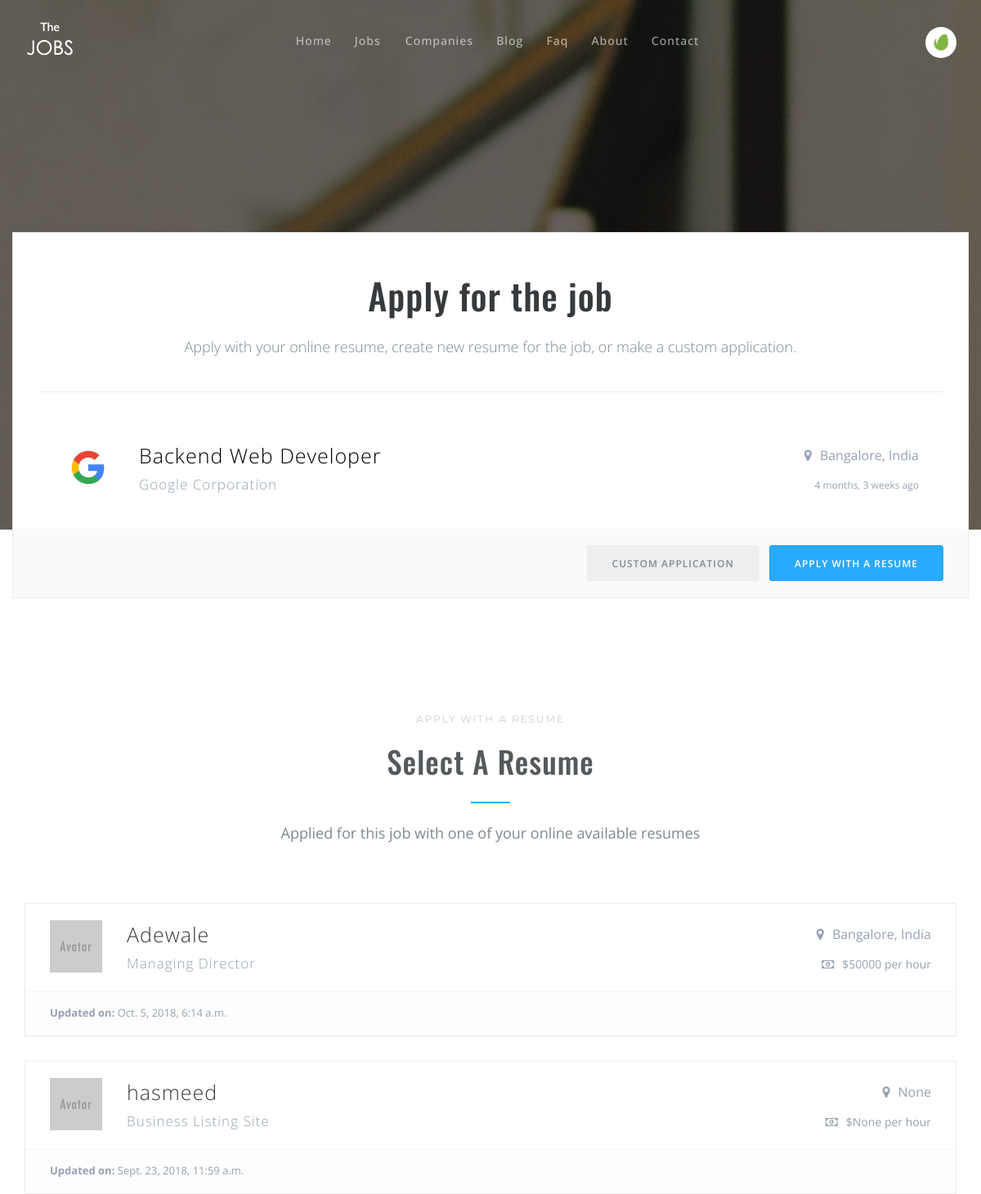
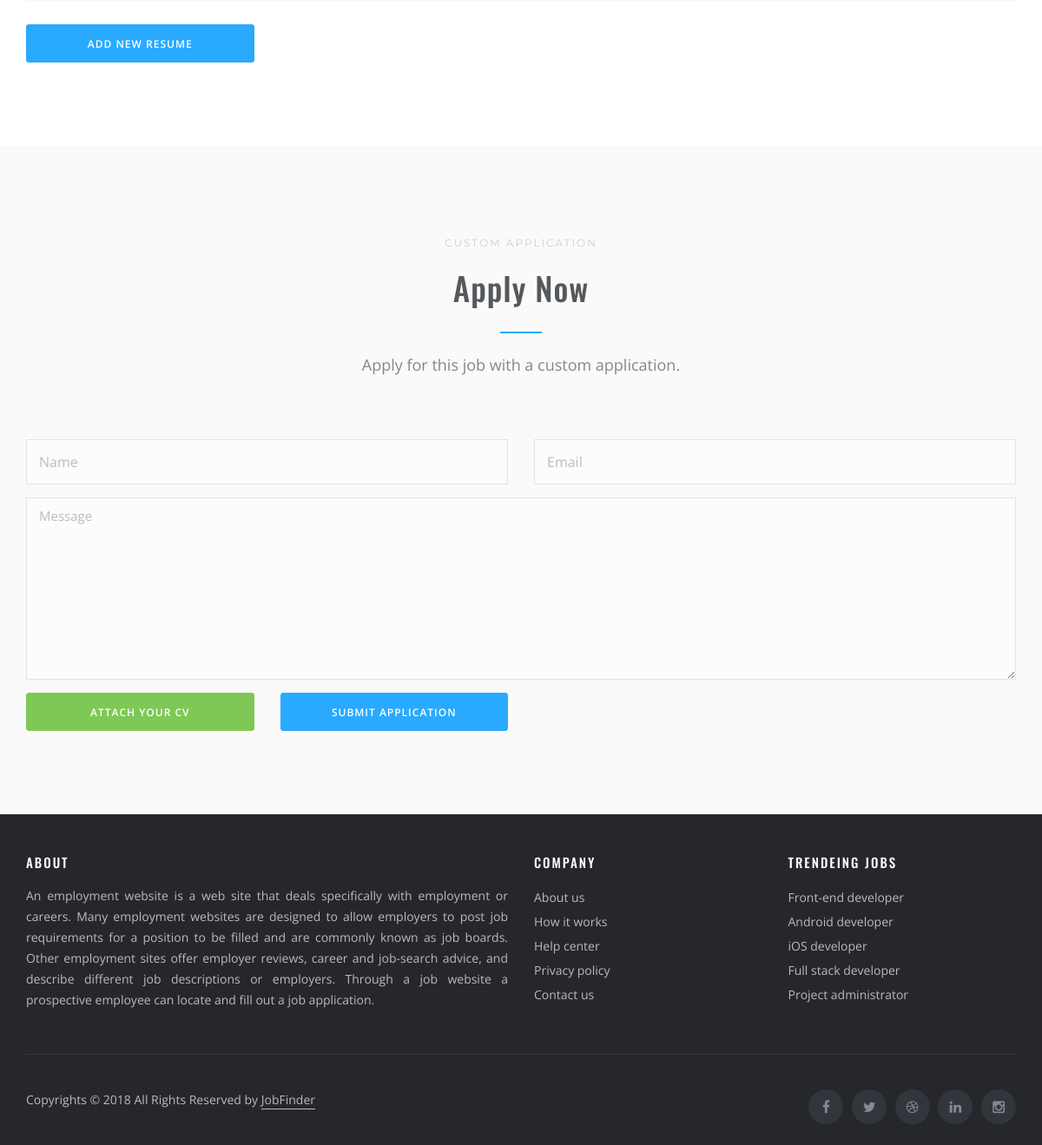
Screenshot of /job/application/backend-web-developer (signed in) with the database file from the repository (2 pictures, top to bottom).
### JobFinderWeb/models.py (models this page shows, shortened)
class CommonInfo(models.Model):
    IsActive = models.BooleanField(default=True)
    IsDeleted = models.BooleanField(default=False)
    timestamp   = models.DateTimeField(auto_now_add=True)
    updated     = models.DateTimeField(auto_now=True)
    class Meta:
        abstract = True

class Job(CommonInfo):
    jobtitle = models.CharField(max_length = 120, null=True, blank=True)
    Company = models.ForeignKey(Company, on_delete=models.CASCADE)
    shortdescription = models.TextField(null=True, blank=True)
    applicationurl = models.TextField(null=True, blank=True)
    location = models.CharField(max_length = 120, null=True, blank=True)
    workinghour = models.CharField(max_length = 120, null=True, blank=True)
    yearsofexperience = models.CharField(max_length = 120, null=True, blank=True)
    salary = models.CharField(max_length = 120, null=True, blank=True)
    degree = models.CharField(max_length = 120, null=True, blank=True)
    timetype = models.CharField(max_length = 120, null=True, blank=True) # partime, full time
    description = models.TextField(null=True, blank=True)
    jobstatus = models.CharField(max_length=50, null=True, blank=True)
    category = models.CharField(max_length = 120, null = True, blank = True)
    slug = models.SlugField(null = True, blank = True)
    user = models.ForeignKey(Identity, on_delete=models.CASCADE)
    height_field = models.IntegerField(default=0, null=True, blank=True)
    width_field = models.IntegerField(default=0, null=True, blank=True)
    coverimage = models.ImageField(null=True, upload_to='jobcoverimge', blank=True, height_field='height_field', width_field='width_field')

class Company(CommonInfo):
    provider = models.ForeignKey(Provider, on_delete=models.CASCADE)
    companyname = models.CharField(max_length = 120, null=True, blank=True)
    headline = models.CharField(max_length = 120, null=True, blank=True)
    shortdescription = models.TextField(null=True, blank=True)
    location = models.CharField(max_length = 120, null=True, blank=True)
    founded = models.CharField(max_length = 120,null=True, blank=True)
    no_of_employees = models.CharField(max_length = 120, null=True, blank=True)
    companydetails = models.TextField(null=True, blank=True)
    slug = models.SlugField(null = True, blank = True)
    category = models.CharField(max_length = 120, null = True, blank = True)
    logo = models.ImageField(upload_to = 'company', null=True, blank=True, height_field='height_field', width_field='width_field')
    height_field = models.IntegerField(default=0, null=True, blank=True)
    width_field = models.IntegerField(default=0, null=True, blank=True)
    coverimage = models.ImageField(null=True, upload_to='coverimge', blank=True, height_field='height_field', width_field='width_field')
    email = models.CharField(max_length=50,null=True, blank=True)
    phonenumber = models.CharField(max_length = 120,null=True, blank=True)
    website = models.CharField(max_length = 120, null=True, blank=True)
    facebook = models.CharField(max_length = 120, null=True, blank=True)
    google = models.CharField(max_length = 120, null=True, blank=True)
    pinterest = models.CharField(max_length = 120, null=True, blank=True)
    twitter = models.CharField(max_length = 120, null=True, blank=True)
    git = models.CharField(max_length = 120, null=True, blank=True)
    instagram = models.CharField(max_length = 120, null=True, blank=True)
    youtube = models.CharField(max_length = 120, null=True, blank=True)
    dribbble = models.CharField(max_length = 120, null=True, blank=True)
    user = models.ForeignKey(Identity, on_delete=models.CASCADE, null = True, blank = True)
    def __str__(self):
            return self.companyname
    class Meta:
        ordering = ['-updated','-timestamp']

class Resumee(CommonInfo):
    name = models.CharField(max_length = 120, null=True, blank=True)
    headline = models.CharField(max_length = 120, null=True, blank=True)
    shortdescription = models.CharField(max_length = 120, null=True, blank=True)
    salary = models.CharField(max_length = 120, null=True, blank=True)
    location = models.CharField(max_length = 120, null=True, blank=True)
    headline = models.CharField(max_length = 120, null=True, blank=True)
    age = models.CharField(max_length = 120, null=True, blank=True)
    tags = models.CharField(max_length = 120, null=True, blank=True)
    mobile = models.CharField(max_length = 120, null=True, blank=True)
    email = models.CharField(max_length = 120, null=True, blank=True)
    status = models.CharField(max_length = 120, null=True, blank=True)
    website = models.CharField(max_length = 120, null=True, blank=True)
    slug = models.SlugField(null = True, blank = True)
    facebook = models.CharField(max_length = 120, null=True, blank=True)
    google = models.CharField(max_length = 120, null=True, blank=True)
    pintrest = models.CharField(max_length = 120, null=True, blank=True)
    twitter = models.CharField(max_length = 120, null=True, blank=True)
    git = models.CharField(max_length = 120, null=True, blank=True)
    instagram = models.CharField(max_length = 120, null=True, blank=True)
    youtube = models.CharField(max_length = 120, null=True, blank=True)
    dribbble = models.CharField(max_length = 120, null=True, blank=True)
    owner = models.ForeignKey(Identity, on_delete=models.CASCADE)
    def __str__(self):
        return "{}".format(self.name)
    def get_absolute_url(self):
        return reverse('JobFinderWeb:resumeedetail', kwargs={"slug": self.slug})

### JobFinderWeb/views.py (the view, shortened to what this page needs)
# urls.py: path('job/application/<jobslug>', NewApplication.as_view(), name='newapplication'),
@method_decorator([jobseeker_required], name="dispatch")
class NewApplication(View):
    template_name = 'JobFinderWeb/application.html'
    form_class = CustomApplicationForm
    model = CustomJobApplication
    def get(self, request, *args, **kwargs):
        jobform = self.form_class
        slug = self.kwargs.get('jobslug')
        job = get_object_or_404(Job, slug=slug)
        resumee = Resumee.objects.filter(owner = self.request.user)
        print(resumee)
        context = {
            'job':job,
            'resumees':resumee,
            'jobform':jobform
        }
        return render(request, self.template_name, context)

### JobFinderWeb/templates/jobfinderweb/application.html (shortened to what this page needs)
{% extends 'JobFinderWeb/base.html' %}
{% load static %}
{% block content %}
  <header class="page-header bg-img size-lg" style="background-image: url({% static "img/bg-banner1.jpg"%})">
      <div class="container no-shadow">
        <h1 class="text-center">Apply for the job</h1>
        <p class="lead text-center">Apply with your online resume, create new resume for the job, or make a custom application.</p>
        <hr>
        <a class="item-block item-block-flat" href="job-detail.html">
          <header>
            <img src='{% static "img/logo-google.jpg" %}' alt="">
            <div class="hgroup">
              <h4>{{ job.jobtitle }}</h4>
              <h5>{{ job.Company }}</h5>
            </div>
            <div class="header-meta">
              <span class="location">{{ job.location }}</span>
              <time datetime="2016-03-10 20:00">{{ job.timestamp | timesince }} ago</time>
            </div>
          </header>
        </a>
        <div class="button-group">
          <div class="action-buttons">
            <a class="btn btn-gray" href="#sec-custom">Custom application</a>
            <a class="btn btn-primary" href="#sec-resume">Apply with a resume</a>
          </div>
        </div>
      </div>
    </header>
    <main>
        <section id="sec-resume">
          <div class="container">
            <header class="section-header">
              <span>Apply with a resume</span>
              <h2>Select a resume</h2>
              <p>Applied for this job with one of your online available resumes</p>
            </header>
            {% if resumees %}
                {% for resumee in resumees %}
                <div class="item-block">
                <header>
                <form method="POST">
                    <a href="{{ resumee.get_absolute_url }}"><img class="resume-avatar" src='{% static "img/avatar.jpg" %}' alt=""></a>
                    <div class="hgroup">
                    <h4><a href="{{ resumee.get_absolute_url }}">{{ resumee.name }}</a></h4>
                    <h5>{{ resumee.headline }}</h5>
                    </div>
                    <div class="header-meta">
                    <span class="location">{{ resumee.location }}</span>
                    <span class="rate">${{ resumee.salary }} per hour</span>
                    </div>
                </header>
                <footer>
                    <p class="status"><strong>Updated on:</strong> {{ resumee.updated }}</p>
                </footer>
                </div>
                {% endfor %}
                {% else %}
                    <h3>Sorry no resumee in your profile yet, create one now </h3>
            {% endif %}
            <br>
            <div class="row">
              <div class="col-xs-12 col-md-3">
                <a class="btn btn-block btn-primary" href='{% url 'JobFinderWeb:newresumee' %}'>Add new resume</a>
              </div>
            </div>
          </div>
        </section>
        <section id="sec-custom" class="bg-alt">
          <div class="container">
            <header class="section-header">
              <span>Custom application</span>
              <h2>Apply now</h2>
              <p>Apply for this job with a custom application.</p>
            </header>
            <form method="POST">
              <div class="row">
                <div class="form-group col-xs-12 col-md-6">
                    {{ jobform.name }}
                </div>
                <div class="form-group col-xs-12 col-md-6">
                {{ jobform.email }}
                </div>
              </div>
              <div class="form-group">
              {{ jobform.message }}
              </div>
              <div class="row">
                <div class="col-xs-6 col-md-3">
                  <div class="upload-button upload-button-block">
                    <button class="btn btn-block btn-success">Attach your CV</button>
                  </div>
                </div>
                <div class="col-xs-6 col-md-3">
                  <button type="submit" class="btn btn-block btn-primary">Submit application</button>
                </div>
              </div>
            </form>
          </div>
        </section>
    </main>
{% endblock %}

### rows the page displays
Job: jobtitle "Backend Web Developer", Company "Google Corporation", location "Bangalore, India", timestamp "4 months, 3 weeks"
Resumee: name "Adewale", headline "Managing Director", location "Bangalore, India", salary "50000", updated "Oct. 5, 2018, 6:14 a.m."
Resumee: name "hasmeed", headline "Business Listing Site", location "None", salary "None", updated "Sept. 23, 2018, 11:59 a.m."
